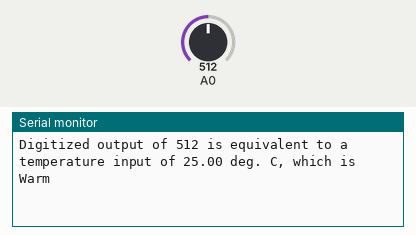
Bench run of a program on a simulated ESP8266 (Wemos D1 mini). Parts: the last lines printed to the serial monitor. The inputs (shaded band) are chosen by the test bench; at power-on: A0 = 512.

Above: at 2.8 s.
2.9 s: A0 set to 716
At 4.3 s:
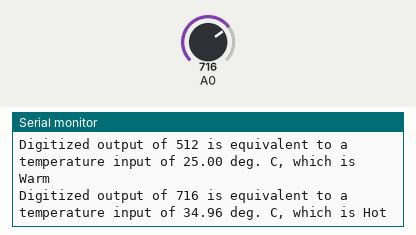
7.5 s: A0 set to 900
At 8.8 s:
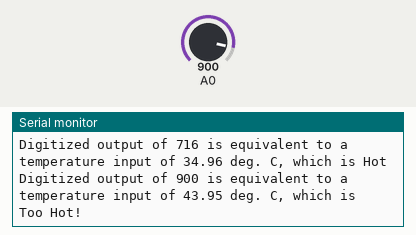
11.5 s: A0 set to 511
At 13.2 s:
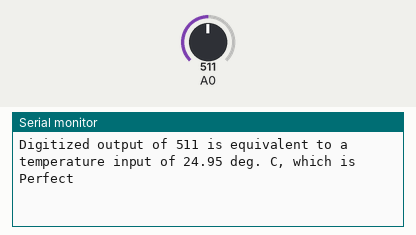
15.5 s: A0 set to 306
At 16.5 s:
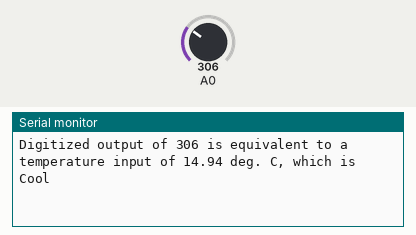
19.5 s: A0 set to 122
At 20.9 s:
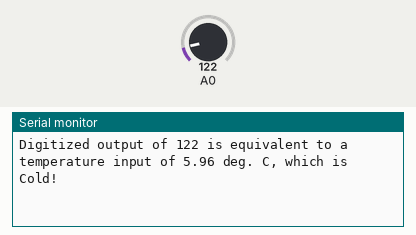

Measured:
- after the input at 2.9 s, the serial monitor: prints a new line after 1.1 s (image 1)
- after the input at 7.5 s, the serial monitor: prints a new line after 0.51 s (image 2)
- after the input at 11.5 s, the serial monitor: prints a new line after 0.52 s (image 3)
- after the input at 15.5 s, the serial monitor: prints a new line after 0.52 s (image 4)
- after the input at 19.5 s, the serial monitor: prints a new line after 0.53 s (image 5)

The program:

main.cpp
```cpp
#include <Arduino.h>

/*
 I, Sam Gershkovich, student number 000801766, certify that this material is my original work.
 No other person's work has been used without due acknowledgment and neither have I made my work available to anyone else.
*/

void setup()
{
  Serial.begin(115200);
  // put your setup code here, to run once:
}

void loop()
{

  // put your main code here, to run repeatedly:
  int iVal = analogRead(A0);
  double aVal = (iVal - 0) * (3.3 - 0) / (1024 - 0) + 0;
  double vVal = (aVal - 0) * (50 - 0) / (3.3 - 0) + 0;
  String temp = "";
  if (vVal < 10)
  {
    temp = "Cold!";
  }
  else if (vVal >= 10 && vVal < 15)
  {
    temp = "Cool";
  }
  else if (vVal >= 15 && vVal < 25)
  {
    temp = "Perfect";
  }
  else if (vVal >= 25 && vVal < 30)
  {
    temp = "Warm";
  }
  else if (vVal >= 30 && vVal < 35)
  {
    temp = "Hot";
  }
  else
  {
    temp = "Too Hot!";
  }
  Serial.println("Digitized output of " + String(iVal) + " is equivalent to a temperature input of " + String((double)(vVal)) + " deg. C, which is " + temp);

  delay(2000);
}
```
